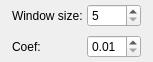
<?xml version="1.0" encoding="UTF-8"?>
<ui version="4.0">
 <class>output::SauvolaModBinarizationOptionsWidget</class>
 <widget class="QWidget" name="output::SauvolaModBinarizationOptionsWidget">
  <property name="geometry">
   <rect>
    <x>0</x>
    <y>0</y>
    <width>153</width>
    <height>62</height>
   </rect>
  </property>
  <property name="sizePolicy">
   <sizepolicy hsizetype="Preferred" vsizetype="Preferred">
    <horstretch>0</horstretch>
    <verstretch>0</verstretch>
   </sizepolicy>
  </property>
  <property name="windowTitle">
   <string>Form</string>
  </property>
  <layout class="QHBoxLayout" name="horizontalLayout">
   <property name="spacing">
    <number>4</number>
   </property>
   <property name="leftMargin">
    <number>0</number>
   </property>
   <property name="topMargin">
    <number>0</number>
   </property>
   <property name="rightMargin">
    <number>0</number>
   </property>
   <property name="bottomMargin">
    <number>0</number>
   </property>
   <item>
    <spacer name="horizontalSpacer">
     <property name="orientation">
      <enum>Qt::Horizontal</enum>
     </property>
     <property name="sizeHint" stdset="0">
      <size>
       <width>0</width>
       <height>1</height>
      </size>
     </property>
    </spacer>
   </item>
   <item>
    <layout class="QGridLayout" name="gridLayout">
     <item row="1" column="0">
      <widget class="QLabel" name="sauvolaCoefLabel">
       <property name="text">
        <string>Coef:</string>
       </property>
      </widget>
     </item>
     <item row="0" column="1">
      <widget class="QSpinBox" name="windowSize">
       <property name="toolTip">
        <string>The dimensions of a pixel neighborhood to consider.</string>
       </property>
       <property name="minimum">
        <number>5</number>
       </property>
       <property name="maximum">
        <number>9999</number>
       </property>
      </widget>
     </item>
     <item row="1" column="1">
      <widget class="QDoubleSpinBox" name="sauvolaCoef">
       <property name="toolTip">
        <string>Default value is 0.34.</string>
       </property>
       <property name="minimum">
        <double>0.010000000000000</double>
       </property>
       <property name="maximum">
        <double>9.990000000000000</double>
       </property>
       <property name="singleStep">
        <double>0.010000000000000</double>
       </property>
      </widget>
     </item>
     <item row="0" column="0">
      <widget class="QLabel" name="windowSizeLabel">
       <property name="text">
        <string>Window size:</string>
       </property>
      </widget>
     </item>
    </layout>
   </item>
   <item>
    <spacer name="horizontalSpacer_2">
     <property name="orientation">
      <enum>Qt::Horizontal</enum>
     </property>
     <property name="sizeHint" stdset="0">
      <size>
       <width>0</width>
       <height>1</height>
      </size>
     </property>
    </spacer>
   </item>
  </layout>
 </widget>
 <resources/>
 <connections/>
</ui>
